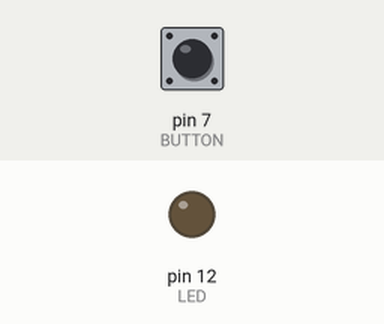
A sketch run on a simulated Arduino Uno, built with avr-gcc and run on an emulated ATmega328P. On the bench: output pins drawn as LEDs (lit = HIGH). The inputs (shaded band) are chosen by the test bench; at power-on: pin 7 (BUTTON) LOW.

Above: at 1.2 s.
1.3 s: pin 7 (BUTTON) pulled HIGH for 0.15 s
At 2.5 s:
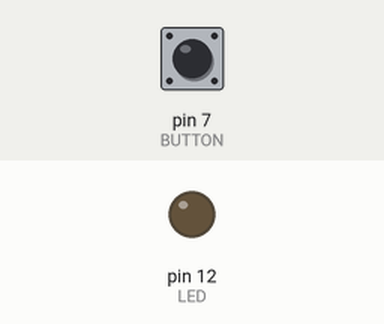
3.0 s: pin 7 (BUTTON) pulled HIGH for 3.2 s
At 3.5 s:
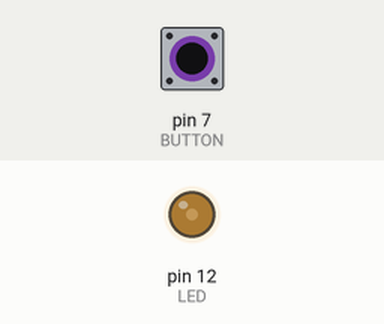
Timing chart, 0 to 7.7 s (numbered marks = the images above; inputs shaded):
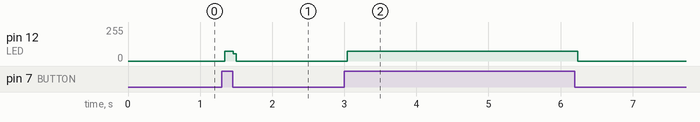

Measured:
- after the input at 1.3 s, pin 12 (LED): 0/255 → 73/255 at once, → 0/255 0.12 s later
- after the input at 3.0 s, pin 12 (LED): 0/255 → 73/255 at once, → 0/255 3.2 s later

The sketch:

Aanuitknop.ino
```cpp
int LED = 12;
int BUTTON = 7;

void setup()
{
  pinMode(LED, OUTPUT);
  pinMode(BUTTON,INPUT);
}

void loop()
{
  if(digitalRead(BUTTON) == HIGH)
  {
  digitalWrite(LED,HIGH);
  }else

    digitalWrite(LED,LOW);

  {

  digitalWrite(LED,LOW);
  }
  }
```
